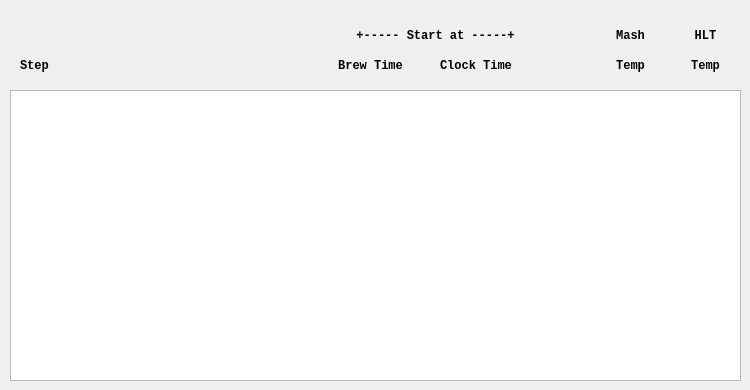
    <widget class="QWidget" name="ScheduleTab">
     <attribute name="title">
      <string>Schedule</string>
     </attribute>
     <widget class="QTextEdit" name="ScheduleBox">
      <property name="geometry">
       <rect>
        <x>10</x>
        <y>90</y>
        <width>731</width>
        <height>291</height>
       </rect>
      </property>
      <property name="font">
       <font>
        <family>Courier New</family>
        <pointsize>10</pointsize>
        <kerning>false</kerning>
       </font>
      </property>
     </widget>
     <widget class="QLabel" name="label_34">
      <property name="geometry">
       <rect>
        <x>20</x>
        <y>50</y>
        <width>291</width>
        <height>31</height>
       </rect>
      </property>
      <property name="font">
       <font>
        <family>Courier New</family>
        <weight>75</weight>
        <bold>true</bold>
        <kerning>false</kerning>
       </font>
      </property>
      <property name="text">
       <string>Step</string>
      </property>
     </widget>
     <widget class="QLabel" name="label_35">
      <property name="geometry">
       <rect>
        <x>310</x>
        <y>50</y>
        <width>121</width>
        <height>31</height>
       </rect>
      </property>
      <property name="font">
       <font>
        <family>Courier New</family>
        <weight>75</weight>
        <bold>true</bold>
        <kerning>false</kerning>
       </font>
      </property>
      <property name="text">
       <string>Brew Time</string>
      </property>
      <property name="alignment">
       <set>Qt::AlignCenter</set>
      </property>
     </widget>
     <widget class="QLabel" name="label_36">
      <property name="geometry">
       <rect>
        <x>600</x>
        <y>50</y>
        <width>61</width>
        <height>31</height>
       </rect>
      </property>
      <property name="font">
       <font>
        <family>Courier New</family>
        <weight>75</weight>
        <bold>true</bold>
        <kerning>false</kerning>
       </font>
      </property>
      <property name="text">
       <string>Temp</string>
      </property>
      <property name="alignment">
       <set>Qt::AlignCenter</set>
      </property>
     </widget>
     <widget class="QLabel" name="label_37">
      <property name="geometry">
       <rect>
        <x>670</x>
        <y>50</y>
        <width>71</width>
        <height>31</height>
       </rect>
      </property>
      <property name="font">
       <font>
        <family>Courier New</family>
        <weight>75</weight>
        <bold>true</bold>
        <kerning>false</kerning>
       </font>
      </property>
      <property name="text">
       <string>Temp</string>
      </property>
      <property name="alignment">
       <set>Qt::AlignCenter</set>
      </property>
     </widget>
     <widget class="QLabel" name="label_39">
      <property name="geometry">
       <rect>
        <x>270</x>
        <y>20</y>
        <width>331</width>
        <height>31</height>
       </rect>
      </property>
      <property name="font">
       <font>
        <family>Courier New</family>
        <weight>75</weight>
        <bold>true</bold>
        <kerning>false</kerning>
       </font>
      </property>
      <property name="text">
       <string>+----- Start at -----+</string>
      </property>
      <property name="alignment">
       <set>Qt::AlignCenter</set>
      </property>
     </widget>
     <widget class="QLabel" name="label_40">
      <property name="geometry">
       <rect>
        <x>440</x>
        <y>50</y>
        <width>131</width>
        <height>31</height>
       </rect>
      </property>
      <property name="font">
       <font>
        <family>Courier New</family>
        <weight>75</weight>
        <bold>true</bold>
        <kerning>false</kerning>
       </font>
      </property>
      <property name="text">
       <string>Clock Time</string>
      </property>
     </widget>
     <widget class="QLabel" name="label_38">
      <property name="geometry">
       <rect>
        <x>600</x>
        <y>20</y>
        <width>61</width>
        <height>31</height>
       </rect>
      </property>
      <property name="font">
       <font>
        <family>Courier New</family>
        <weight>75</weight>
        <bold>true</bold>
        <kerning>false</kerning>
       </font>
      </property>
      <property name="text">
       <string>Mash</string>
      </property>
      <property name="alignment">
       <set>Qt::AlignCenter</set>
      </property>
     </widget>
     <widget class="QLabel" name="label_41">
      <property name="geometry">
       <rect>
        <x>680</x>
        <y>20</y>
        <width>51</width>
        <height>31</height>
       </rect>
      </property>
      <property name="font">
       <font>
        <family>Courier New</family>
        <weight>75</weight>
        <bold>true</bold>
        <kerning>false</kerning>
       </font>
      </property>
      <property name="text">
       <string>HLT</string>
      </property>
      <property name="alignment">
       <set>Qt::AlignCenter</set>
      </property>
     </widget>
    </widget>
